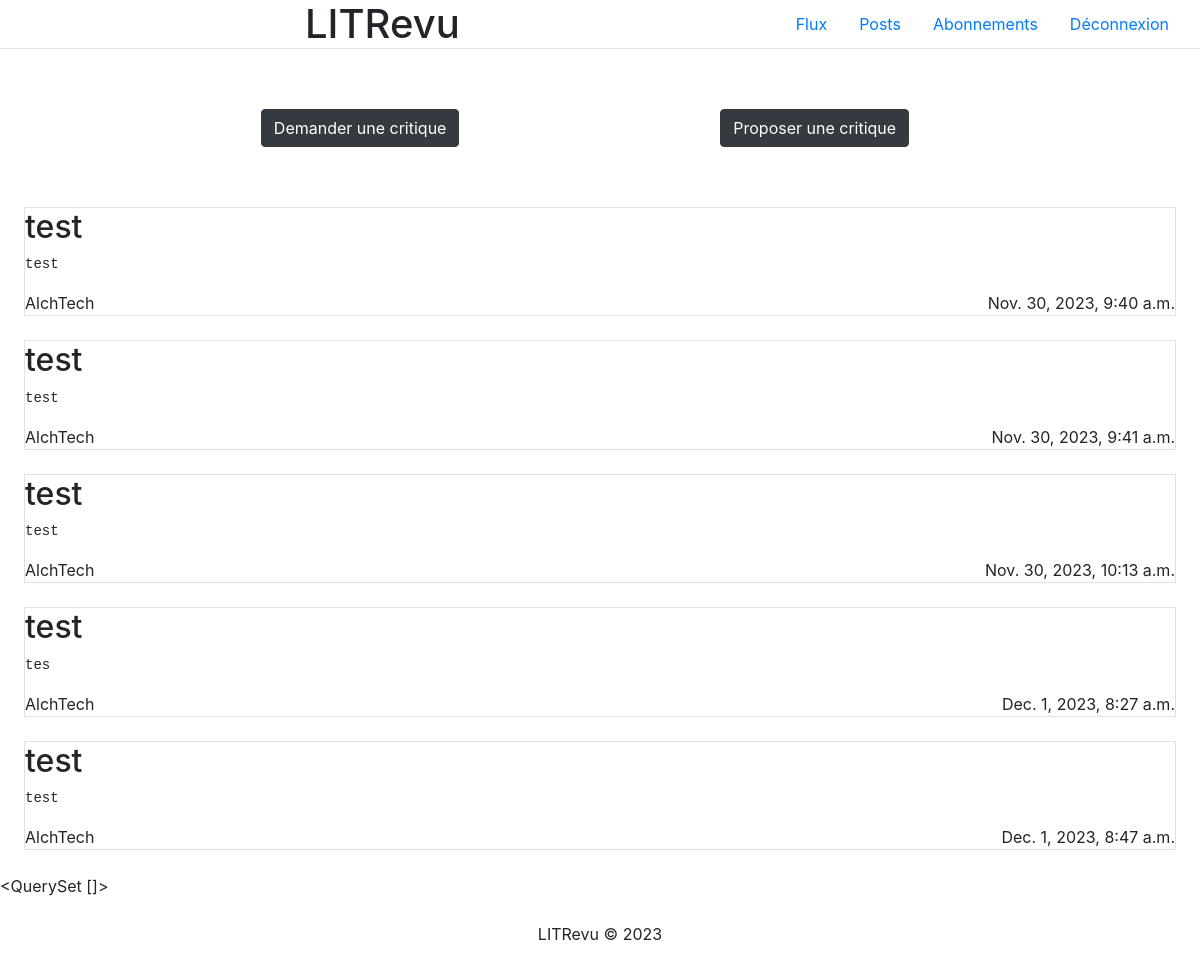
Before: /flux/ (signed in) with the older database file.
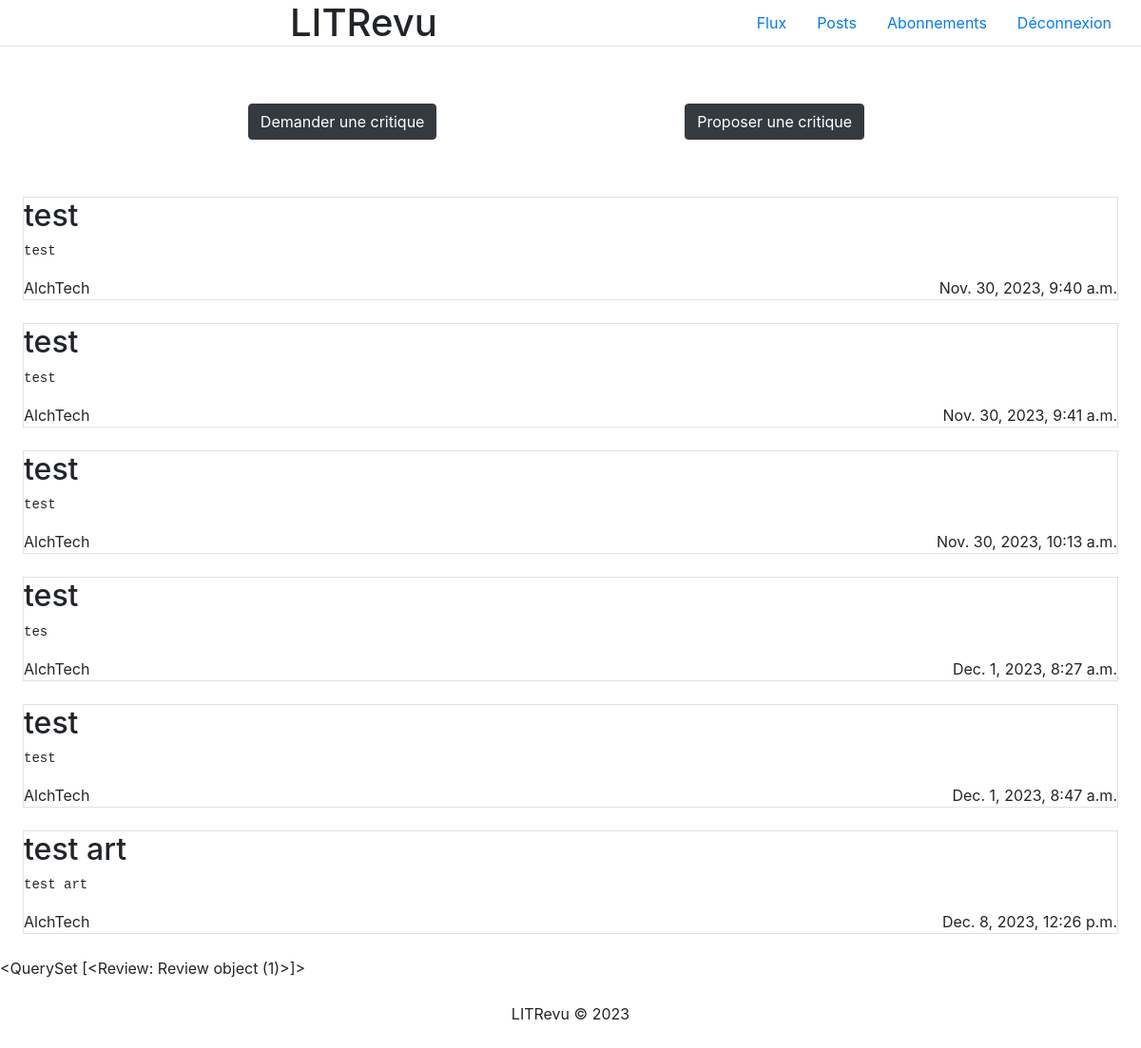
After: the same page with the newer database file.
### LITReview/models.py (models this page shows)
class Ticket(models.Model):
    title = models.CharField(max_length=128)
    description = models.TextField(max_length=2048)
    user = models.ForeignKey(User, on_delete=models.CASCADE)
    image = models.ImageField(null=True, blank=True, upload_to='images/')
    time_created = models.DateTimeField(auto_now_add=True)

class Review(models.Model):
    ticket = models.ForeignKey(Ticket, on_delete=models.CASCADE)
    rating = models.PositiveSmallIntegerField(validators=[MinValueValidator(0), MaxValueValidator(5)])
    user = models.ForeignKey(User, on_delete=models.CASCADE)
    headline = models.CharField(max_length=128)
    body = models.TextField(max_length=8192, blank=True)
    time_created = models.DateTimeField(auto_now_add=True)

### LITReview/views.py (the view, shortened to what this page needs)
# urls.py: path('flux/', views.Flux.as_view(), name='flux'),
class Flux(LoginRequiredMixin, View):
    login_url = '/'
    def get(self, request):
        demandes_critiques = Ticket.objects.filter(user=request.user)
        demandes_reviews = Review.objects.filter(user=request.user)
        return render(request, 'LITReview/flux.html', {'demandes_critiques': demandes_critiques, 'demandes_reviews': demandes_reviews})

### LITReview/templates/LITReview/flux.html (shortened to what this page needs)
<!DOCTYPE html>
<html lang="en">
    {% include 'LITReview/partials/head.html' %}
<body>
    {% include 'LITReview/partials/header.html' %}
    <body>
        <div class="container-fluid row" style="justify-content: space-evenly; margin-block: 5%;">
            <div class="demande">
                <button type="button" class="btn btn-dark">
                    <a href="{% url 'demande_critique' %}" class="text-white">Demander une critique</a>
                </button>
            </div>
            <div class="proposition">
                <button type="button" class="btn btn-dark">
                    <a href="{% url 'proposer_critique' %}" class="text-white">Proposer une critique</a>
                </button>
            </div>
        </div>
        <div class="flux">
            {% for demande_critique in demandes_critiques %}
                <div class="demande_critique border m-4">
                    <h2>{{ demande_critique.title }}</h2>
                    <pre>{{ demande_critique.description }}</pre>
                    <div style="display: flex; justify-content: space-between;">
                        <span>{{ demande_critique.user }}</span>
                        <span>{{ demande_critique.time_created }}</span>
                    </div>
                </div>
            {% endfor %}
            {{ demandes_reviews }}
        </div>
    </body>
    {% include 'LITReview/partials/footer.html' %}
</body>
</html>

Changed rows visible on the page:
added Ticket: title "test art", description "test art", user "AlchTech", time_created "Dec. 8, 2023, 12:26 p.m."
added Review: id "<QuerySet [<Review: Review object (1)>]>"
Other visible differences:
{{ demandes_reviews }}: "<QuerySet []>" → (not shown)
